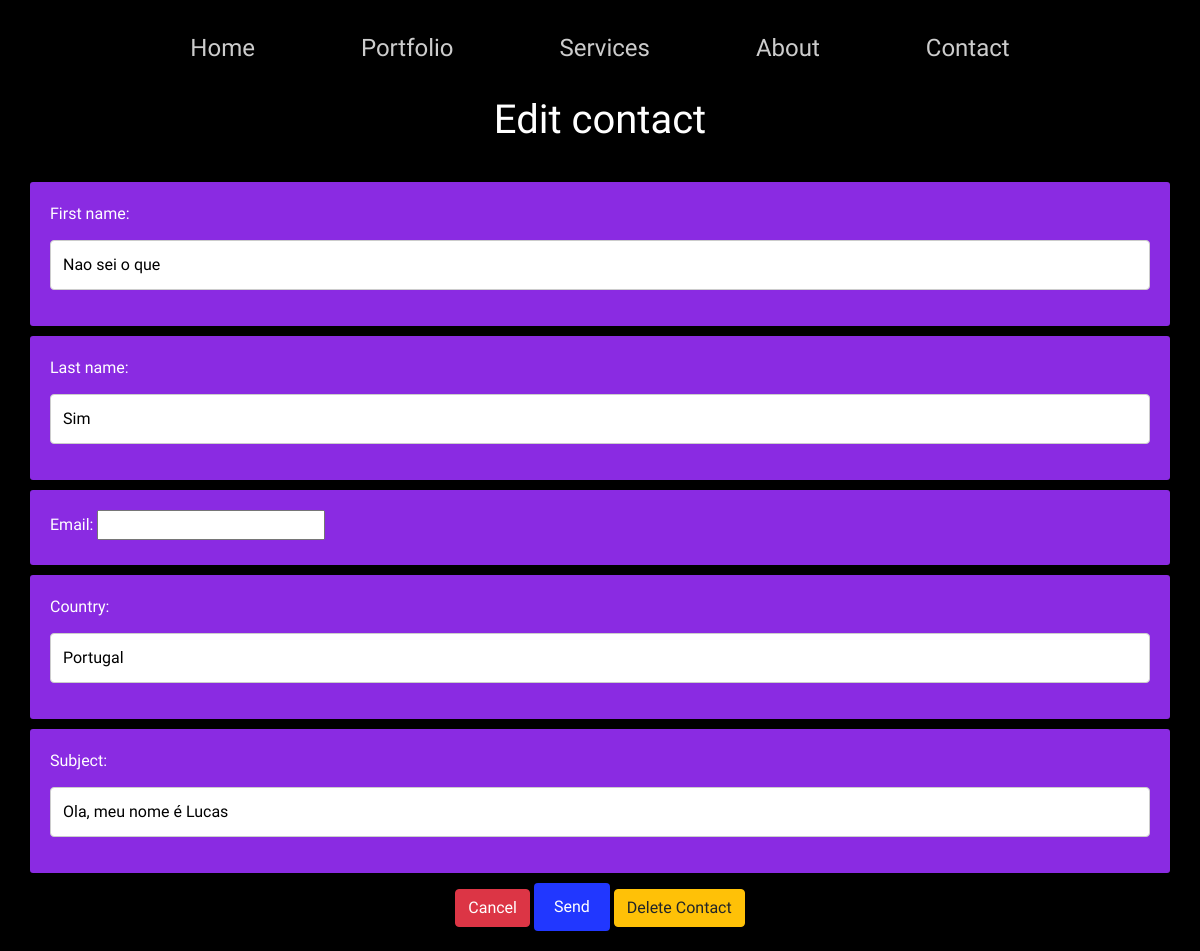
Page /editcontact/1 on the earlier database version.
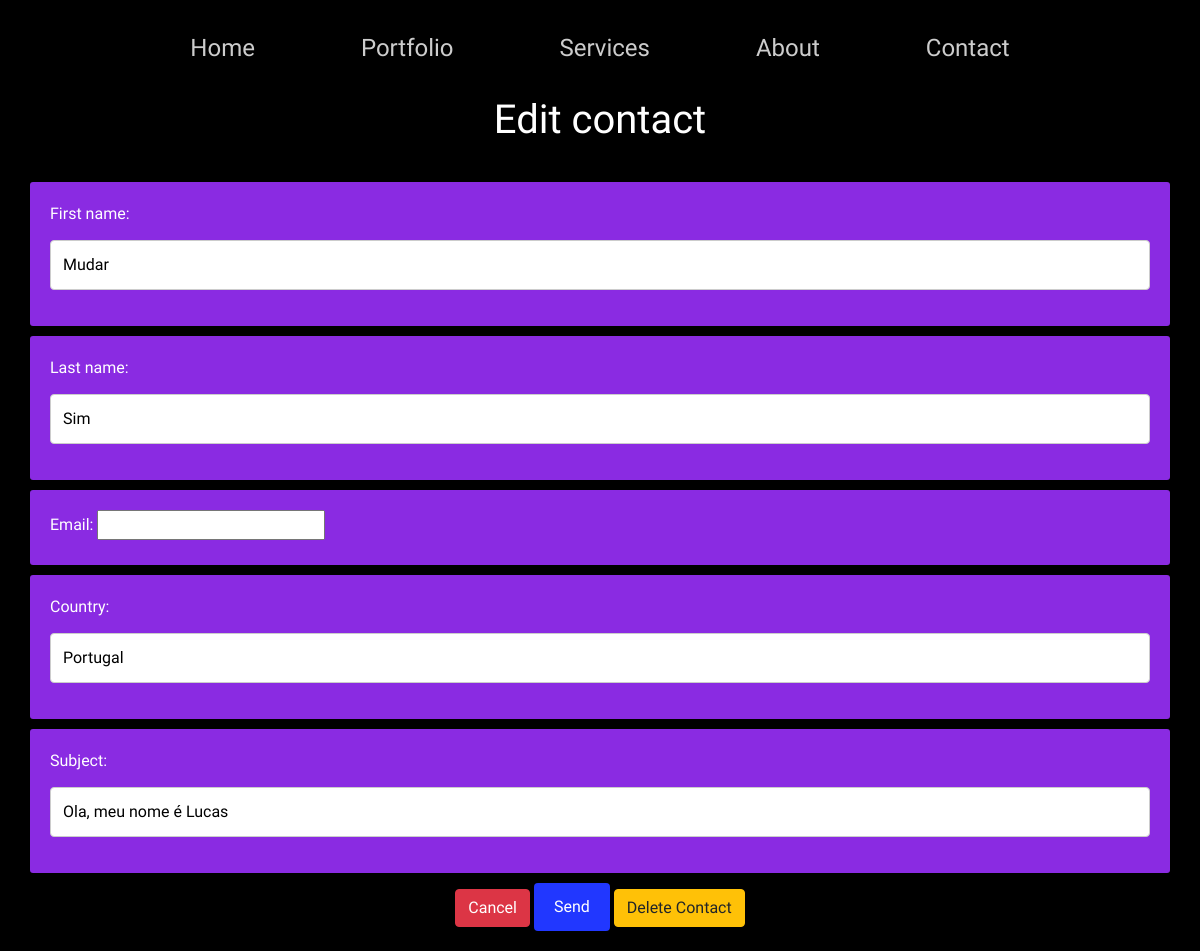
Same page on the later database version.
### website/models.py (models this page shows, shortened)
class Contact(models.Model):
    first_name = models.CharField(max_length=30)
    last_name = models.CharField(max_length=30)
    email = models.EmailField(max_length=254)
    country = models.CharField(max_length=30)
    subject = models.CharField(max_length=1000)

### website/views.py (the view)
# urls.py: path('editcontact/<int:contact_id>', views.edit_contact_page_view, name='editcontact'),
def edit_contact_page_view(request, contact_id):
    contact = Contact.objects.get(pk=contact_id)
    form = ContactForm(request.POST or None, instance=contact)
    if form.is_valid():
        form.save()
        return HttpResponseRedirect(reverse('website:contact'))
    context = {'form': form, 'contact_id': contact_id}
    return render(request, 'website/editcontact.html', context)

### website/forms.py
class ContactForm(ModelForm):
    class Meta:
        model = Contact
        fields = '__all__'

### website/templates/website/editcontact.html (shortened to what this page needs)
{% extends 'website/base.html' %}
{% block header %}
    <h1>Edit contact</h1>
{% endblock header %}
{% block main %}
    <div class="mainContact">
        <form action="{% url 'website:editcontact' contact_id %}">
            {{ form.as_p }}
            <a href="{% url 'website:contact' %}" class="btn btn-danger">Cancel</a>
            <input type="submit" value="Send" formmethod="post"/>
            <a href="{% url 'website:deletecontact' contact_id %}" class="btn btn-warning">Delete Contact</a>
        </form>
    </div>
{% endblock main %}

Differences in the rows shown:
changed Contact "Sim": first_name "Nao sei o que" → "Mudar"
